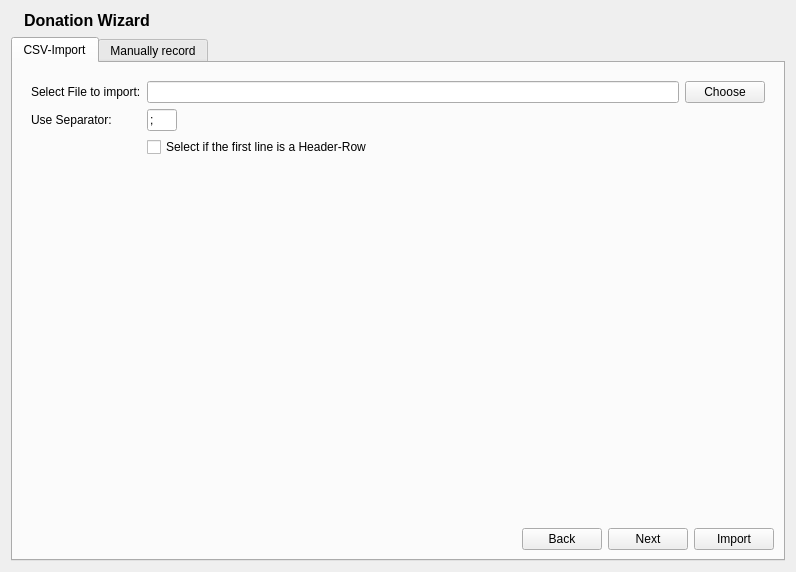
<?xml version="1.0" encoding="UTF-8"?>
<ui version="4.0">
 <class>DonationImportForm</class>
 <widget class="QWidget" name="DonationImportForm">
  <property name="geometry">
   <rect>
    <x>0</x>
    <y>0</y>
    <width>796</width>
    <height>572</height>
   </rect>
  </property>
  <property name="windowTitle">
   <string>Form</string>
  </property>
  <property name="windowIcon">
   <iconset resource="../PiTres.qrc">
    <normaloff>:/icons/resources/icons/goldbars.png</normaloff>:/icons/resources/icons/goldbars.png</iconset>
  </property>
  <layout class="QVBoxLayout" name="verticalLayout_3">
   <item>
    <layout class="QHBoxLayout" name="horizontalLayout">
     <item>
      <widget class="QLabel" name="label">
       <property name="text">
        <string/>
       </property>
       <property name="pixmap">
        <pixmap resource="../PiTres.qrc">:/icons/resources/icons/goldbars.png</pixmap>
       </property>
      </widget>
     </item>
     <item>
      <widget class="QLabel" name="label_2">
       <property name="text">
        <string>&lt;span style=&quot; font-size:12pt; font-weight:600;&quot;&gt;Donation Wizard&lt;/span&gt;</string>
       </property>
      </widget>
     </item>
     <item>
      <spacer name="horizontalSpacer_2">
       <property name="orientation">
        <enum>Qt::Horizontal</enum>
       </property>
       <property name="sizeHint" stdset="0">
        <size>
         <width>40</width>
         <height>20</height>
        </size>
       </property>
      </spacer>
     </item>
    </layout>
   </item>
   <item>
    <widget class="QTabWidget" name="tabWidget">
     <property name="currentIndex">
      <number>0</number>
     </property>
     <widget class="QWidget" name="tab">
      <attribute name="title">
       <string>CSV-Import</string>
      </attribute>
      <layout class="QVBoxLayout" name="verticalLayout">
       <item>
        <widget class="QStackedWidget" name="stackedImport">
         <property name="currentIndex">
          <number>0</number>
         </property>
         <widget class="QWidget" name="pageInit">
          <layout class="QFormLayout" name="formLayout_2">
           <item row="0" column="0">
            <widget class="QLabel" name="label_10">
             <property name="text">
              <string>Select File to import:</string>
             </property>
            </widget>
           </item>
           <item row="0" column="1">
            <layout class="QHBoxLayout" name="horizontalLayout_4">
             <item>
              <widget class="QLineEdit" name="editImportFile"/>
             </item>
             <item>
              <widget class="QPushButton" name="btnChooseDonationImport">
               <property name="text">
                <string>Choose</string>
               </property>
              </widget>
             </item>
            </layout>
           </item>
           <item row="1" column="0">
            <widget class="QLabel" name="label_19">
             <property name="text">
              <string>Use Separator:</string>
             </property>
            </widget>
           </item>
           <item row="1" column="1">
            <widget class="QLineEdit" name="importSeparator">
             <property name="minimumSize">
              <size>
               <width>30</width>
               <height>0</height>
              </size>
             </property>
             <property name="maximumSize">
              <size>
               <width>30</width>
               <height>16777215</height>
              </size>
             </property>
             <property name="text">
              <string>;</string>
             </property>
             <property name="maxLength">
              <number>3</number>
             </property>
            </widget>
           </item>
           <item row="2" column="1">
            <widget class="QCheckBox" name="checkFirstLineHeader">
             <property name="text">
              <string>Select if the first line is a Header-Row</string>
             </property>
            </widget>
           </item>
          </layout>
         </widget>
         <widget class="QWidget" name="pageFileImport">
          <layout class="QVBoxLayout" name="verticalLayout_10">
           <item>
            <layout class="QHBoxLayout" name="horizontalLayout_9">
             <item>
              <widget class="QLabel" name="label_13">
               <property name="text">
                <string>Value in Column</string>
               </property>
              </widget>
             </item>
             <item>
              <widget class="QSpinBox" name="importColumnMaster">
               <property name="minimum">
                <number>1</number>
               </property>
               <property name="maximum">
                <number>9999</number>
               </property>
              </widget>
             </item>
             <item>
              <widget class="QLabel" name="label_14">
               <property name="text">
                <string>complies with one of</string>
               </property>
              </widget>
             </item>
             <item>
              <widget class="QComboBox" name="importColumnMemberfields">
               <item>
                <property name="text">
                 <string>All Fields</string>
                </property>
               </item>
               <item>
                <property name="text">
                 <string>UID, Name, Surname, Company</string>
                </property>
               </item>
               <item>
                <property name="text">
                 <string>Telephone numbers</string>
                </property>
               </item>
               <item>
                <property name="text">
                 <string>EMail Addresses</string>
                </property>
               </item>
              </widget>
             </item>
             <item>
              <spacer name="horizontalSpacer_5">
               <property name="orientation">
                <enum>Qt::Horizontal</enum>
               </property>
               <property name="sizeHint" stdset="0">
                <size>
                 <width>40</width>
                 <height>20</height>
                </size>
               </property>
              </spacer>
             </item>
            </layout>
           </item>
           <item>
            <layout class="QHBoxLayout" name="horizontalLayout_11">
             <item>
              <widget class="QLabel" name="label_20">
               <property name="text">
                <string>Search-Value match</string>
               </property>
              </widget>
             </item>
             <item>
              <widget class="QLineEdit" name="importRegexMatch">
               <property name="text">
                <string>.*(\d+).*</string>
               </property>
              </widget>
             </item>
             <item>
              <widget class="QLabel" name="label_21">
               <property name="text">
                <string>is replaced by</string>
               </property>
              </widget>
             </item>
             <item>
              <widget class="QLineEdit" name="importRegexReplace">
               <property name="text">
                <string>00\1</string>
               </property>
              </widget>
             </item>
            </layout>
           </item>
           <item>
            <layout class="QHBoxLayout" name="horizontalLayout_12">
             <item>
              <widget class="QLabel" name="label_22">
               <property name="text">
                <string>Amount is in Column</string>
               </property>
              </widget>
             </item>
             <item>
              <widget class="QSpinBox" name="importAmountColumn">
               <property name="minimum">
                <number>1</number>
               </property>
               <property name="maximum">
                <number>9999</number>
               </property>
              </widget>
             </item>
             <item>
              <widget class="QLabel" name="label_23">
               <property name="text">
                <string>Section is in Column</string>
               </property>
              </widget>
             </item>
             <item>
              <widget class="QSpinBox" name="importSectionColumn">
               <property name="maximum">
                <number>9999</number>
               </property>
              </widget>
             </item>
             <item>
              <spacer name="horizontalSpacer_7">
               <property name="orientation">
                <enum>Qt::Horizontal</enum>
               </property>
               <property name="sizeHint" stdset="0">
                <size>
                 <width>40</width>
                 <height>20</height>
                </size>
               </property>
              </spacer>
             </item>
            </layout>
           </item>
           <item>
            <widget class="QTableWidget" name="tablePreviewImport"/>
           </item>
          </layout>
         </widget>
         <widget class="QWidget" name="page_4">
          <layout class="QVBoxLayout" name="verticalLayout_7">
           <item>
            <widget class="QGroupBox" name="importMapSections">
             <property name="title">
              <string>Map found Sections with existent ones</string>
             </property>
             <layout class="QFormLayout" name="formLayout_4">
              <property name="fieldGrowthPolicy">
               <enum>QFormLayout::ExpandingFieldsGrow</enum>
              </property>
             </layout>
            </widget>
           </item>
          </layout>
         </widget>
         <widget class="QWidget" name="page_3">
          <layout class="QVBoxLayout" name="verticalLayout_6">
           <item>
            <widget class="QTableWidget" name="tableWidget"/>
           </item>
           <item>
            <widget class="QGroupBox" name="groupBox_5">
             <property name="title">
              <string>Additional information</string>
             </property>
             <layout class="QFormLayout" name="formLayout_3">
              <item row="0" column="0">
               <widget class="QLabel" name="label_3">
                <property name="text">
                 <string>Objective:</string>
                </property>
               </widget>
              </item>
              <item row="0" column="1">
               <widget class="QLineEdit" name="editObjectiveImport">
                <property name="placeholderText">
                 <string>Choose or enter a new Objective this donation is made for</string>
                </property>
               </widget>
              </item>
              <item row="1" column="0">
               <widget class="QLabel" name="label_4">
                <property name="text">
                 <string>Booking Memo:</string>
                </property>
               </widget>
              </item>
              <item row="1" column="1">
               <widget class="QLineEdit" name="editMemoImport">
                <property name="placeholderText">
                 <string>Give some text for the Booking</string>
                </property>
               </widget>
              </item>
             </layout>
            </widget>
           </item>
          </layout>
         </widget>
         <widget class="QWidget" name="pageProgress">
          <layout class="QVBoxLayout" name="verticalLayout_11">
           <item>
            <spacer name="verticalSpacer_3">
             <property name="orientation">
              <enum>Qt::Vertical</enum>
             </property>
             <property name="sizeHint" stdset="0">
              <size>
               <width>20</width>
               <height>40</height>
              </size>
             </property>
            </spacer>
           </item>
           <item>
            <widget class="QLabel" name="label_15">
             <property name="text">
              <string>Importing %1 Donations:</string>
             </property>
             <property name="alignment">
              <set>Qt::AlignCenter</set>
             </property>
            </widget>
           </item>
           <item>
            <widget class="QProgressBar" name="progressImport">
             <property name="format">
              <string>%p%</string>
             </property>
            </widget>
           </item>
           <item>
            <spacer name="verticalSpacer_4">
             <property name="orientation">
              <enum>Qt::Vertical</enum>
             </property>
             <property name="sizeHint" stdset="0">
              <size>
               <width>20</width>
               <height>40</height>
              </size>
             </property>
            </spacer>
           </item>
          </layout>
         </widget>
        </widget>
       </item>
       <item>
        <layout class="QHBoxLayout" name="horizontalLayout_3">
         <item>
          <spacer name="horizontalSpacer_4">
           <property name="orientation">
            <enum>Qt::Horizontal</enum>
           </property>
           <property name="sizeHint" stdset="0">
            <size>
             <width>40</width>
             <height>20</height>
            </size>
           </property>
          </spacer>
         </item>
         <item>
          <widget class="QPushButton" name="btnImportBack">
           <property name="text">
            <string>Back</string>
           </property>
           <property name="icon">
            <iconset resource="../PiTres.qrc">
             <normaloff>:/icons/resources/icons/expense.png</normaloff>:/icons/resources/icons/expense.png</iconset>
           </property>
          </widget>
         </item>
         <item>
          <widget class="QPushButton" name="btnImportNext">
           <property name="text">
            <string>Next</string>
           </property>
           <property name="icon">
            <iconset resource="../PiTres.qrc">
             <normaloff>:/icons/resources/icons/income.png</normaloff>:/icons/resources/icons/income.png</iconset>
           </property>
          </widget>
         </item>
         <item>
          <widget class="QPushButton" name="btnImportSave">
           <property name="text">
            <string>Import</string>
           </property>
           <property name="icon">
            <iconset resource="../PiTres.qrc">
             <normaloff>:/icons/resources/icons/disk_blue.png</normaloff>:/icons/resources/icons/disk_blue.png</iconset>
           </property>
          </widget>
         </item>
        </layout>
       </item>
      </layout>
     </widget>
     <widget class="QWidget" name="tab_2">
      <attribute name="title">
       <string>Manually record</string>
      </attribute>
      <layout class="QVBoxLayout" name="verticalLayout_2">
       <item>
        <widget class="QStackedWidget" name="stackedRecord">
         <property name="currentIndex">
          <number>0</number>
         </property>
         <widget class="QWidget" name="page">
          <layout class="QVBoxLayout" name="verticalLayout_5">
           <item>
            <widget class="QGroupBox" name="groupBox_3">
             <property name="title">
              <string>Record a Donation</string>
             </property>
             <layout class="QFormLayout" name="formLayout">
              <property name="fieldGrowthPolicy">
               <enum>QFormLayout::ExpandingFieldsGrow</enum>
              </property>
              <item row="0" column="0">
               <widget class="QLabel" name="label_5">
                <property name="text">
                 <string>Person, Member:</string>
                </property>
               </widget>
              </item>
              <item row="0" column="1">
               <widget class="QLineEdit" name="editMember">
                <property name="placeholderText">
                 <string>Select an existing Member or fill in all values manually</string>
                </property>
               </widget>
              </item>
              <item row="1" column="0">
               <widget class="QLabel" name="label_6">
                <property name="text">
                 <string>Company:</string>
                </property>
               </widget>
              </item>
              <item row="1" column="1">
               <widget class="QLineEdit" name="editCompany"/>
              </item>
              <item row="2" column="0">
               <widget class="QLabel" name="label_11">
                <property name="text">
                 <string>Address:</string>
                </property>
               </widget>
              </item>
              <item row="2" column="1">
               <widget class="QLineEdit" name="editAddress">
                <property name="placeholderText">
                 <string/>
                </property>
               </widget>
              </item>
              <item row="3" column="0">
               <widget class="QLabel" name="label_12">
                <property name="text">
                 <string>Zip, City, Country:</string>
                </property>
               </widget>
              </item>
              <item row="3" column="1">
               <layout class="QHBoxLayout" name="horizontalLayout_8" stretch="3,1">
                <item>
                 <widget class="QLineEdit" name="editCity"/>
                </item>
                <item>
                 <widget class="QLineEdit" name="editCountry">
                  <property name="maxLength">
                   <number>2</number>
                  </property>
                  <property name="placeholderText">
                   <string>2 Char Code</string>
                  </property>
                 </widget>
                </item>
               </layout>
              </item>
              <item row="4" column="0">
               <widget class="QLabel" name="label_16">
                <property name="text">
                 <string>Telephone:</string>
                </property>
               </widget>
              </item>
              <item row="4" column="1">
               <widget class="QLineEdit" name="editPhone"/>
              </item>
              <item row="5" column="0">
               <widget class="QLabel" name="label_17">
                <property name="text">
                 <string>Mobile Number:</string>
                </property>
               </widget>
              </item>
              <item row="5" column="1">
               <widget class="QLineEdit" name="editMobile"/>
              </item>
              <item row="6" column="0">
               <widget class="QLabel" name="label_18">
                <property name="text">
                 <string>EMail Address:</string>
                </property>
               </widget>
              </item>
              <item row="6" column="1">
               <widget class="QLineEdit" name="editEmail"/>
              </item>
              <item row="7" column="0">
               <widget class="QLabel" name="label_7">
                <property name="text">
                 <string>Amount:</string>
                </property>
               </widget>
              </item>
              <item row="7" column="1">
               <widget class="QDoubleSpinBox" name="editAmount">
                <property name="maximum">
                 <double>99999.990000000005239</double>
                </property>
               </widget>
              </item>
              <item row="9" column="0">
               <widget class="QLabel" name="label_8">
                <property name="text">
                 <string>Objective:</string>
                </property>
               </widget>
              </item>
              <item row="9" column="1">
               <widget class="QLineEdit" name="editObjectiveRecord">
                <property name="placeholderText">
                 <string>Choose or enter a new Objective this donation is made for</string>
                </property>
               </widget>
              </item>
              <item row="10" column="0">
               <widget class="QLabel" name="label_9">
                <property name="text">
                 <string>Booking Memo:</string>
                </property>
               </widget>
              </item>
              <item row="10" column="1">
               <widget class="QLineEdit" name="editMemoRecord">
                <property name="placeholderText">
                 <string>Give some text for the Booking</string>
                </property>
               </widget>
              </item>
              <item row="11" column="1">
               <spacer name="verticalSpacer">
                <property name="orientation">
                 <enum>Qt::Vertical</enum>
                </property>
                <property name="sizeHint" stdset="0">
                 <size>
                  <width>20</width>
                  <height>133</height>
                 </size>
                </property>
               </spacer>
              </item>
              <item row="8" column="0">
               <widget class="QLabel" name="label_24">
                <property name="text">
                 <string>For Section:</string>
                </property>
               </widget>
              </item>
              <item row="8" column="1">
               <widget class="QComboBox" name="recordSectionCombo"/>
              </item>
             </layout>
            </widget>
           </item>
          </layout>
         </widget>
         <widget class="QWidget" name="page_2">
          <layout class="QVBoxLayout" name="verticalLayout_4">
           <item>
            <widget class="QGroupBox" name="recordStatusPage">
             <property name="title">
              <string>Status</string>
             </property>
            </widget>
           </item>
          </layout>
         </widget>
        </widget>
       </item>
       <item>
        <layout class="QHBoxLayout" name="horizontalLayout_2">
         <item>
          <spacer name="horizontalSpacer">
           <property name="orientation">
            <enum>Qt::Horizontal</enum>
           </property>
           <property name="sizeHint" stdset="0">
            <size>
             <width>40</width>
             <height>20</height>
            </size>
           </property>
          </spacer>
         </item>
         <item>
          <widget class="QPushButton" name="btnRecordPreview">
           <property name="text">
            <string>Preview</string>
           </property>
           <property name="icon">
            <iconset resource="../PiTres.qrc">
             <normaloff>:/icons/resources/icons/disk_blue.png</normaloff>:/icons/resources/icons/disk_blue.png</iconset>
           </property>
          </widget>
         </item>
         <item>
          <widget class="QPushButton" name="btnRecordImport">
           <property name="text">
            <string>Record Donation</string>
           </property>
           <property name="icon">
            <iconset resource="../PiTres.qrc">
             <normaloff>:/icons/resources/icons/disk_blue.png</normaloff>:/icons/resources/icons/disk_blue.png</iconset>
           </property>
          </widget>
         </item>
        </layout>
       </item>
      </layout>
     </widget>
    </widget>
   </item>
  </layout>
  <action name="actionReloadImportfile">
   <property name="text">
    <string>Reload Importfile</string>
   </property>
  </action>
 </widget>
 <resources>
  <include location="../PiTres.qrc"/>
 </resources>
 <connections>
  <connection>
   <sender>importRegexReplace</sender>
   <signal>textChanged(QString)</signal>
   <receiver>actionReloadImportfile</receiver>
   <slot>trigger()</slot>
   <hints>
    <hint type="sourcelabel">
     <x>644</x>
     <y>130</y>
    </hint>
    <hint type="destinationlabel">
     <x>-1</x>
     <y>-1</y>
    </hint>
   </hints>
  </connection>
  <connection>
   <sender>importRegexMatch</sender>
   <signal>textChanged(QString)</signal>
   <receiver>actionReloadImportfile</receiver>
   <slot>trigger()</slot>
   <hints>
    <hint type="sourcelabel">
     <x>279</x>
     <y>130</y>
    </hint>
    <hint type="destinationlabel">
     <x>-1</x>
     <y>-1</y>
    </hint>
   </hints>
  </connection>
  <connection>
   <sender>importColumnMaster</sender>
   <signal>valueChanged(int)</signal>
   <receiver>actionReloadImportfile</receiver>
   <slot>trigger()</slot>
   <hints>
    <hint type="sourcelabel">
     <x>149</x>
     <y>101</y>
    </hint>
    <hint type="destinationlabel">
     <x>-1</x>
     <y>-1</y>
    </hint>
   </hints>
  </connection>
  <connection>
   <sender>importSectionColumn</sender>
   <signal>valueChanged(int)</signal>
   <receiver>actionReloadImportfile</receiver>
   <slot>trigger()</slot>
   <hints>
    <hint type="sourcelabel">
     <x>371</x>
     <y>158</y>
    </hint>
    <hint type="destinationlabel">
     <x>-1</x>
     <y>-1</y>
    </hint>
   </hints>
  </connection>
 </connections>
</ui>
